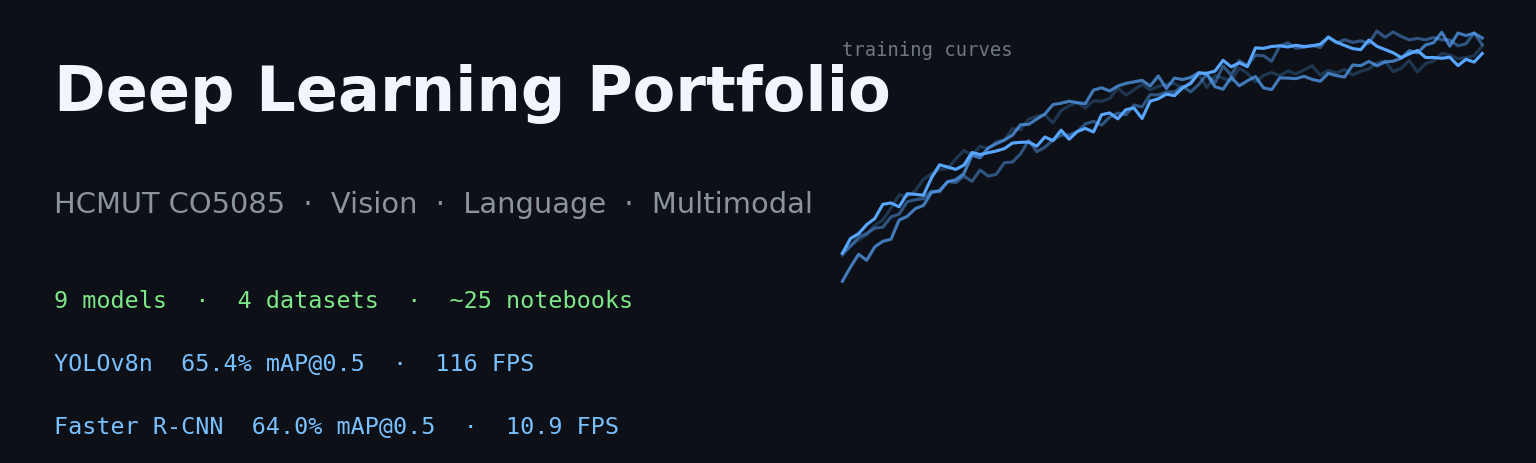

This figure's Python source:
"""Generate docs/banner.png — clean technical banner for the README hero.

Run: python docs/banner.py
"""
import json
from pathlib import Path

import matplotlib.pyplot as plt
import numpy as np


def main() -> None:
    repo_root = Path(__file__).resolve().parent.parent

    yolo = json.loads((repo_root / "exercise_2/results/metrics/yolo_results.json").read_text())
    frcnn = json.loads((repo_root / "exercise_2/results/metrics/frcnn_results.json").read_text())

    fig, ax = plt.subplots(figsize=(12, 3.2), dpi=160)
    ax.set_facecolor("#0d1117")
    fig.patch.set_facecolor("#0d1117")

    ax.text(0.02, 0.78, "Deep Learning Portfolio",
            transform=ax.transAxes, fontsize=28, fontweight="bold",
            color="#f0f6fc", family="DejaVu Sans")
    ax.text(0.02, 0.52, "HCMUT CO5085  ·  Vision  ·  Language  ·  Multimodal",
            transform=ax.transAxes, fontsize=13,
            color="#8b949e", family="DejaVu Sans")

    bullets = [
        "9 models  ·  4 datasets  ·  ~25 notebooks",
        f"YOLOv8n  {yolo['mAP_50']*100:.1f}% mAP@0.5  ·  {yolo['fps']:.0f} FPS",
        f"Faster R-CNN  {frcnn['mAP_50']*100:.1f}% mAP@0.5  ·  {frcnn['fps']:.1f} FPS",
    ]
    for i, line in enumerate(bullets):
        ax.text(0.02, 0.28 - i * 0.16, line,
                transform=ax.transAxes, fontsize=10.5,
                color="#7ee787" if i == 0 else "#79c0ff",
                family="DejaVu Sans Mono")

    rng = np.random.default_rng(7)
    x = np.linspace(0.55, 0.98, 80)
    base = 1 - 0.6 * np.exp(-(x - 0.55) * 6)
    for k, alpha in enumerate([0.25, 0.45, 0.7, 1.0]):
        y_line = base + 0.04 * np.sin(x * (12 + k * 4)) + rng.normal(0, 0.012, x.size)
        ax.plot(x, y_line, transform=ax.transAxes,
                color="#58a6ff", alpha=alpha, linewidth=1.4)

    ax.text(0.55, 0.92, "training curves",
            transform=ax.transAxes, fontsize=8.5,
            color="#6e7681", family="DejaVu Sans Mono")

    ax.set_xticks([])
    ax.set_yticks([])
    for spine in ax.spines.values():
        spine.set_visible(False)

    out = repo_root / "docs/banner.png"
    fig.savefig(out, bbox_inches="tight", facecolor="#0d1117", pad_inches=0.15)
    print(f"Wrote {out} ({out.stat().st_size // 1024} KB)")


if __name__ == "__main__":
    main()
